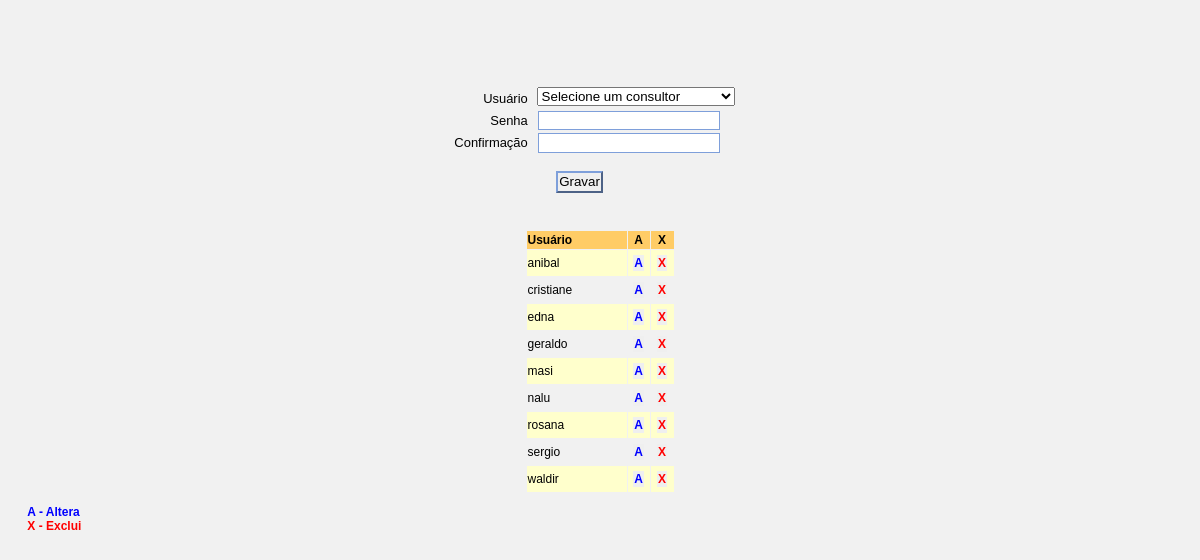
The page /usuarios.php (signed in) on the database its author committed.
### tables this page shows
CREATE TABLE `usuario` (
  `idusu` int(10) unsigned NOT NULL auto_increment,
  `idpes` int(10) unsigned NOT NULL,
  `senha` varchar(41) default NULL,
  `login` varchar(16) default NULL,
  PRIMARY KEY  (`idusu`),
  KEY `idx_pessoa` (`idpes`)
);

### usuarios.php (the view, shortened to what this page needs)
<!DOCTYPE html PUBLIC "-//W3C//DTD XHTML 1.0 Transitional//EN" "http://www.w3.org/TR/xhtml1/DTD/xhtml1-transitional.dtd">
<html xmlns="http://www.w3.org/1999/xhtml">
<head>
<link href="tmt_validator/style.css" rel="stylesheet" type="text/css" />
</head>
<body>
<form method="post" name="frmUsuario" id="frmUsuario" action="<? echo $_SERVER["PHP_SELF"]; ?>" tmt:validate="true">
<table width="500" border="0" align="center" cellpadding="0" cellspacing="0">
  <tr>
    <td height="30" colspan="7"><span class="style19">&nbsp;
        </span>
        </td>
  </tr>
  <tr>
    <td height="30" colspan="7">&nbsp;
	</td>
  </tr>
  <tr>
    <td width="90" height="22">&nbsp;</td>
    <td colspan="2" align="right" valign="middle" id="usuario">Usu&aacute;rio</td>
    <td width="10">&nbsp;</td>
    <td colspan="2" valign="top">
        <select name="cbConsultor" tmt:invalidindex="0" tmt:message="Selecione um consultor" />
		<option>Selecione um consultor</option>
	</td>
    <td width="140">&nbsp;</td>
  </tr>
  <tr>
    <td height="22">&nbsp;</td>
    <td colspan="2" align="right" valign="middle" id="senha">Senha</td>
    <td>&nbsp;</td>
    <td colspan="2" valign="top">
	<input type="password" name="senha1" id="senha1" class="required" tmt:required="true" tmt:errorclass="invalid" />	</td>
    <td>&nbsp;</td>
  </tr>
  <tr>
    <td height="22">&nbsp;</td>
    <td colspan="2" align="right" valign="middle" id="senha">Confirma&ccedil;&atilde;o </td>
    <td>&nbsp;</td>
    <td colspan="2" valign="top">
	<input type="password" name="senha2" id="senha2" class="required" tmt:required="true" tmt:errorclass="invalid" tmt:equalto="senha1" tmt:message="Informe as duas senhas iguais" />	</td>
    <td>&nbsp;</td>
  </tr>
  <tr>
    <td height="16"></td>
    <td width="70"></td>
    <td width="40"></td>
    <td></td>
    <td width="20"></td>
    <td width="130"></td>
    <td></td>
  </tr>
  <tr>
    <td height="24"></td>
    <td colspan="5"><div align="center">
      <input name="btGravar" type="submit" id="btGravar" value="Gravar" />
    </div></td>
    <td></td>
  </tr>
  <tr>
    <td height="36"></td>
    <td></td>
    <td>&nbsp;</td>
    <td></td>
    <td></td>
    <td></td>
    <td></td>
  </tr>
</table>
<table width="149" height="43" border="0" align="center" cellspacing="1">
  <tr>
    <td width="90" height="16" bgcolor="#FFCC66"><span class="style12">Usu&aacute;rio</span></td>
    <td width="18" bgcolor="#FFCC66"><div align="center"><span class="style12">A</span></div></td>
    <td width="19" bgcolor="#FFCC66"><div align="center"><span class="style12">X</span></div></td>
  </tr>
  <?
	if ($total==''){$total='0';}
  	$SQL = "SELECT login FROM usuario ORDER BY login";
	$result = mysql_query($SQL);
	while($array = mysql_fetch_array($result)){
		if($total=='0'){
  ?>
  <tr>
    <td height="24" bgcolor="#FFFFCC"><span class="style16"><? echo $array["login"]; ?></span></td>
    <td bgcolor="#FFFFCC"><div align="center"><span class="style11">
      <input name="btAletera" type="button" class="btAltera" id="btAletera" value="A" />
    </span></div></td>
    <td bgcolor="#FFFFCC"><div align="center"><span class="style11">
      <input name="btExclui" type="button" class="btExclui" id="btExclui" value="X" />
    </span></div></td>
  </tr>
  <?
  		}else{
		?>
  <tr>
    <td height="24" ><span class="style16"><? echo $array["login"]; ?></span></td>
    <td ><div align="center"><span class="style11">
      <input name="btAletera" type="button" class="btAltera" id="btAletera" value="A" />
    </span></div></td>
    <td ><div align="center"><span class="style11">
      <input name="btExclui" type="button" class="btExclui" id="btExclui" value="X" />
    </span></div></td>
  </tr>
		 <?
			$total = -1;
		}
		$total++;
  	}
  ?>
</table>
</form>
<p class="style12"><span class="style14">A - Altera</span><br />
  <span class="style18">X - Exclui</span> </p>
</body>
</html>

### tmt_validator/style.css (style rules this page uses)
div.docBlock, h1, h3, fieldset, input, textarea { border: 0.1em; border-color: #7E9FDA; border-style: solid; padding: 0.1em; }
html, body { background-color: #F1F1F1; font-family: Verdana, Geneva, Arial, Helvetica, sans-serif; font-size: 0.9em; margin: 1em; }
input { margin: 0.1em; }
input[type="submit"] { border-style: outset; border-width: 0.2em; margin: 0em; }
.required { background-image: url(images/required.gif); background-position: right; background-repeat: no-repeat; }

### usuarios.php (style rules this page uses)
.style12 { font-family: Verdana, Arial, Helvetica, sans-serif; font-size: 12px; font-weight: bold; }
.style14 { color: #0000FF }
.style16 { font-size: 12px; font-family: Verdana, Arial, Helvetica, sans-serif; }
.btAltera { font-family: Verdana, Arial, Helvetica, sans-serif; font-size: 12px; font-style: normal; font-weight: bold; font-variant: normal; color: #0000FF; border-top-style: none; border-right-style: none; border-bottom-style: none; border-left-style: none; }
.btExclui { font-family: Verdana, Arial, Helvetica, sans-serif; font-size: 12px; font-style: normal; font-weight: bold; font-variant: normal; color: #FF0000; border-top-style: none; border-right-style: none; border-bottom-style: none; border-left-style: none; }
.style18 { color: #FF0000 }

### rows shown on the page
usuario: login "anibal"
usuario: login "cristiane"
usuario: login "edna"
usuario: login "geraldo"
usuario: login "masi"
usuario: login "nalu"
usuario: login "rosana"
usuario: login "sergio"
usuario: login "waldir"
